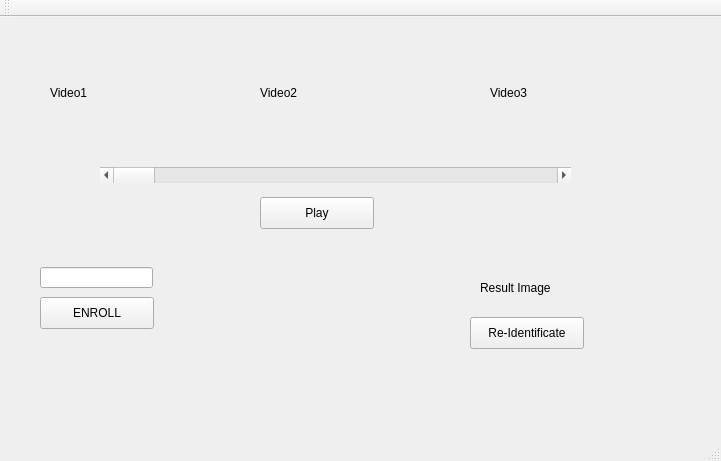
<?xml version="1.0" encoding="UTF-8"?>
<ui version="4.0">
 <class>MainWindow</class>
 <widget class="QMainWindow" name="MainWindow">
  <property name="geometry">
   <rect>
    <x>0</x>
    <y>0</y>
    <width>721</width>
    <height>461</height>
   </rect>
  </property>
  <property name="windowTitle">
   <string>MainWindow</string>
  </property>
  <widget class="QWidget" name="centralWidget">
   <widget class="QPushButton" name="btPlay">
    <property name="geometry">
     <rect>
      <x>260</x>
      <y>180</y>
      <width>114</width>
      <height>32</height>
     </rect>
    </property>
    <property name="text">
     <string>Play</string>
    </property>
   </widget>
   <widget class="my_qlabel" name="lbVideo1">
    <property name="geometry">
     <rect>
      <x>50</x>
      <y>20</y>
      <width>171</width>
      <height>111</height>
     </rect>
    </property>
    <property name="mouseTracking">
     <bool>true</bool>
    </property>
    <property name="text">
     <string>Video1</string>
    </property>
   </widget>
   <widget class="my_qlabel" name="lbVideo3">
    <property name="geometry">
     <rect>
      <x>490</x>
      <y>20</y>
      <width>171</width>
      <height>111</height>
     </rect>
    </property>
    <property name="mouseTracking">
     <bool>true</bool>
    </property>
    <property name="text">
     <string>Video3</string>
    </property>
   </widget>
   <widget class="my_qlabel" name="lbVideo2">
    <property name="geometry">
     <rect>
      <x>260</x>
      <y>20</y>
      <width>171</width>
      <height>111</height>
     </rect>
    </property>
    <property name="mouseTracking">
     <bool>true</bool>
    </property>
    <property name="text">
     <string>Video2</string>
    </property>
   </widget>
   <widget class="QScrollBar" name="horizontalScrollBar">
    <property name="geometry">
     <rect>
      <x>100</x>
      <y>150</y>
      <width>471</width>
      <height>16</height>
     </rect>
    </property>
    <property name="orientation">
     <enum>Qt::Horizontal</enum>
    </property>
   </widget>
   <widget class="QLineEdit" name="lineEdit">
    <property name="geometry">
     <rect>
      <x>40</x>
      <y>250</y>
      <width>113</width>
      <height>21</height>
     </rect>
    </property>
   </widget>
   <widget class="QPushButton" name="btEnroll">
    <property name="geometry">
     <rect>
      <x>40</x>
      <y>280</y>
      <width>114</width>
      <height>32</height>
     </rect>
    </property>
    <property name="text">
     <string>ENROLL</string>
    </property>
   </widget>
   <widget class="QPushButton" name="pushButton">
    <property name="geometry">
     <rect>
      <x>470</x>
      <y>300</y>
      <width>114</width>
      <height>32</height>
     </rect>
    </property>
    <property name="text">
     <string>Re-Identificate</string>
    </property>
   </widget>
   <widget class="QLabel" name="label_4">
    <property name="geometry">
     <rect>
      <x>480</x>
      <y>230</y>
      <width>111</width>
      <height>81</height>
     </rect>
    </property>
    <property name="text">
     <string>Result Image</string>
    </property>
   </widget>
  </widget>
  <widget class="QMenuBar" name="menuBar">
   <property name="geometry">
    <rect>
     <x>0</x>
     <y>0</y>
     <width>721</width>
     <height>23</height>
    </rect>
   </property>
  </widget>
  <widget class="QToolBar" name="mainToolBar">
   <attribute name="toolBarArea">
    <enum>TopToolBarArea</enum>
   </attribute>
   <attribute name="toolBarBreak">
    <bool>false</bool>
   </attribute>
  </widget>
  <widget class="QStatusBar" name="statusBar"/>
 </widget>
 <layoutdefault spacing="6" margin="11"/>
 <customwidgets>
  <customwidget>
   <class>my_qlabel</class>
   <extends>QLabel</extends>
   <header>my_qlabel.h</header>
  </customwidget>
 </customwidgets>
 <resources/>
 <connections/>
</ui>
